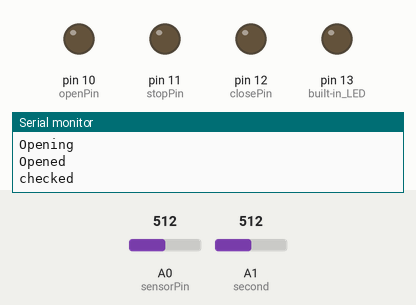
Recording of a sketch running on a simulated Arduino Uno, built with avr-gcc and run on an emulated ATmega328P. Shown: output pins drawn as LEDs (lit = HIGH), the last lines printed to the serial monitor. The inputs (shaded band) are chosen by the test bench; at power-on: A0 (sensorPin) = 512, A1 (second) = 512.

Above: at 9.4 s.
9.5 s: A0 (sensorPin) set to 158
19.2 s: A0 (sensorPin) set to 140
At 28.4 s:
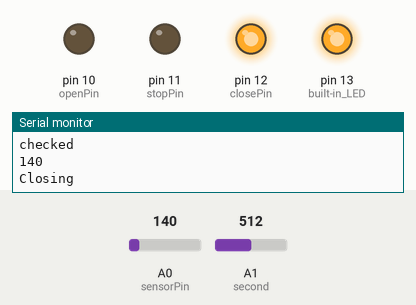
At 29.8 s:
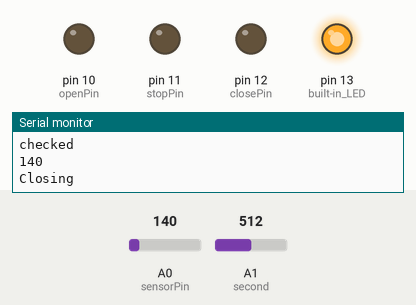
37.5 s: A0 (sensorPin) set to 234
47.2 s: A0 (sensorPin) set to 266
At 56.4 s:
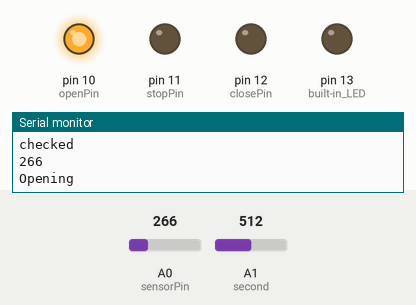
Timing chart, 0 to 65.0 s (numbered marks = the images above; inputs shaded):
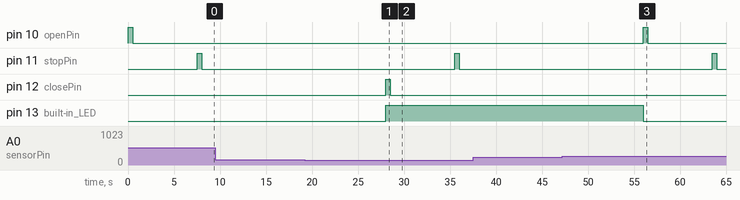

Measured:
- the behaviour switches between 150 and 149 on A0 (sensorPin) (found by bisection; images 0 and 1)
- the behaviour switches between 250 and 251 on A0 (sensorPin) (found by bisection; images 2 and 3)
- after the input at 19.2 s, pin 11 (stopPin): LOW → HIGH after 16.3 s, → LOW 0.50 s later; pin 12 (closePin): LOW → HIGH after 8.8 s, → LOW 0.50 s later; pin 13 (built-in_LED): LOW → HIGH after 8.8 s
- after the input at 47.2 s, pin 10 (openPin): LOW → HIGH after 8.8 s, → LOW 0.50 s later; pin 11 (stopPin): LOW → HIGH after 16.3 s, → LOW 0.50 s later; pin 13 (built-in_LED): HIGH → LOW after 8.8 s

The sketch:

curtain_automatic.ino
```cpp
int sensorPin = A0;   // select the analog input pin for the photoresistor
int second  = A1;
int threshold = 150;  // analog inpsut trigger level from photoresistor
int sensorValue = 0;  // photoresistor value read from analog input pin
int closePin = 12;
int stopPin = 11;
int openPin = 10;
bool closed = false;
bool opened = false;
int upper = 250;
int check;
void setup() {
  pinMode(LED_BUILTIN, OUTPUT); // built-in LED, usually on pin 13
  pinMode(closePin, OUTPUT);
  pinMode(stopPin, OUTPUT);
  pinMode(openPin, OUTPUT);
  Serial.begin(9600);
}

void loop() {
  Serial.println(analogRead(sensorPin));
  check = analogRead(second);
  if (analogRead(sensorPin) < threshold && !closed ) { //&& check > threshold
    // low light, so switch the light (LED) on
    digitalWrite(LED_BUILTIN, HIGH);
    Serial.println("Closing");
    digitalWrite(closePin, HIGH);
    delay(500);
    digitalWrite(closePin, LOW);
    delay(7000);
    digitalWrite(stopPin, HIGH);
    delay(500);
    digitalWrite(stopPin, LOW);
    Serial.println("Closed");
    opened = false;
    closed = true;
  }
  else if(analogRead(sensorPin)>upper && !opened){ // && check < threshold
    // light level high enough, so switch the light (LED) off
    digitalWrite(LED_BUILTIN, LOW);
    Serial.println("Opening");
    digitalWrite(openPin, HIGH);
    delay(500);
    digitalWrite(openPin, LOW);
    delay(7000);
    digitalWrite(stopPin, HIGH);
    delay(500);
    digitalWrite(stopPin, LOW);
    Serial.println("Opened");
    closed  = false;
    opened  = true;
  }
  // wait for ADC to settle before next reading
  Serial.println("checked");
  delay(10000);
}
```
